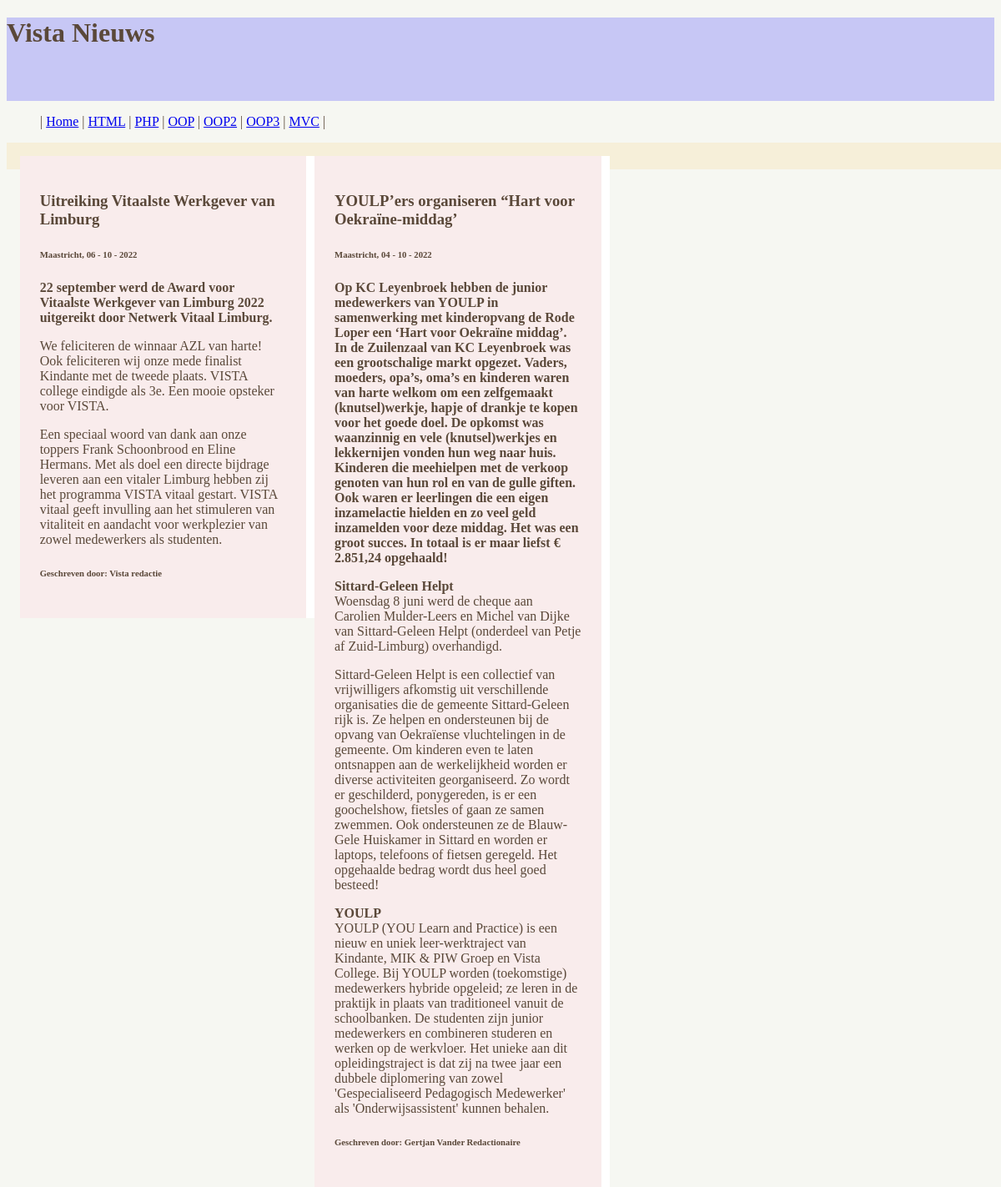
The page /designpatterns/mvc.php on the database its author committed.
### tables this page shows
CREATE TABLE `tb_articles` (
  `id` int(11) NOT NULL,
  `title` varchar(200) NOT NULL,
  `introduction` text NOT NULL,
  `text` text NOT NULL,
  `publishdate` date NOT NULL,
  `status` int(11) NOT NULL,
  `author` varchar(200) NOT NULL
);

### designpatterns/includes/database.inc.php (called while the page is built, shortened)
<?php
	abstract class Database {
		private static function dbConnect() {
            $dbhost		= "localhost";
            $dbname     = "db_newssite";
			$dbuser     = "newssite";
			$dbpass     = 'newssite';
            $charset 	= 'utf8mb4';
            $conn = "mysql:host=" . $dbhost . "; dbname=" . $dbname . ";charset=". $charset;
			$options = [
				PDO::ATTR_ERRMODE            => PDO::ERRMODE_EXCEPTION,
				PDO::ATTR_DEFAULT_FETCH_MODE => PDO::FETCH_ASSOC,
				PDO::ATTR_EMULATE_PREPARES   => false,
			];
			try {
				$pdo = new PDO($conn, $dbuser, $dbpass, $options);
                return $pdo;
			}
			catch (\PDOException $e) {
				throw new \PDOException($e->getMessage(), (int)$e->getCode());
			}
		}
		public static function getData($p_sSql, $p_aData = "", $print=false) {
            $pdo = Database::dbConnect();
			$stmt = $pdo->prepare($p_sSql);
			if(is_array($p_aData)) {
				$stmt->execute($p_aData);
			} else {
				$stmt->execute();
			}
			$result = $stmt->fetchAll();
			return $result;
		}
	}

### designpatterns/mvc/model.php (called while the page is built)
<?php
    require_once("includes/database.inc.php");
    function listAll() {
        $sql = "SELECT * FROM tb_articles
                    WHERE status = ?";
        $data = array('1');
        return Database::getData($sql, $data);
    }

### designpatterns/mvc/controller.php (called while the page is built)
<?php
    require_once("mvc/model.php");
    require_once("mvc/view.php");
function getArticles() {
    $results = listAll();
    $html = createArticle($results);
    return $html;
}

### designpatterns/mvc/view.php (the view)
<?php
function createArticle($aNewsArticles) {
    $sArticle       = "";
    foreach($aNewsArticles as $key => $rArticle) {
        $sTitle         = $rArticle['title'];
        $sIntroduction  = $rArticle['introduction'];
        $sText          = $rArticle['text'];
        $sPublishdate   = $rArticle['publishdate'];
        $sPublishdate   = publishdate($sPublishdate);
        $sAuthor        = $rArticle['author'];
        $sArticle .= <<<ARTICLE
        <article>
            <h3>$sTitle</h3>
            <h6>Maastricht, $sPublishdate</h6>
            <p class='introduction'>
                $sIntroduction
            </p>
            $sText
            <h6>Geschreven door: $sAuthor</h6>
        </article>
        ARTICLE;
    }
    return $sArticle;
}
    function publishdate($p_sDate) {
        $date=date_create($p_sDate);
        return date_format($date,"d - m - Y");
    }

### designpatterns/mvc.php (shortened to what this page needs)
<!DOCTYPE html>
<html lang="nl">
    <head>
        <link rel="stylesheet" href="furniture/styles.css">
    </head>
    <body>
        <header>
            <h1>Vista Nieuws</h1>
        </header>
        <nav>
            <ul>
                <li><a href="index.php">Home</a></li>
                <li><a href="html.php">HTML</a></li>
                <li><a href="php.php">PHP</a></li>
                <li><a href="oop.php">OOP</a></li>
                <li><a href="oop2.php">OOP2</a></li>
                <li><a href="oop3.php">OOP3</a></li>
                <li><a href="mvc.php">MVC</a></li>
            </ul>
        </nav>
        <section>
                <?php
                    require_once("mvc/controller.php");
                    echo getArticles();
                ?>
        </section>
    </body>
</html>

### designpatterns/furniture/styles.css (style rules this page uses)
body { background: rgb(246, 247, 242); color: rgb(90, 72, 57); }
header { width: 100%; height: 100px; background: rgb(199, 199, 245); }
nav ul { list-style: none; }
nav ul li { display: inline; }
nav ul li::after { content: " | "; }
nav ul li:first-child:before { content: ' | '; }
section { width: 100%; height: auto; background: rgb(246, 239, 217); padding: 1em; height: auto; }
article { width: 25%; float: left; margin: 0 auto; padding: 2%; background: rgb(249, 236, 236); border-right: 10px solid white; }
p.introduction { font-weight: bold; }

### rows shown on the page
tb_articles: title "Uitreiking Vitaalste Werkgever van Limburg", publishdate "06 - 10 - 2022", introduction "22 september werd de Award voor Vitaalste Werkgever van Limburg 2022 uitgereikt door Netwerk Vitaal Limburg.", text "We feliciteren de winnaar AZL van harte! Ook feliciteren wij onze mede finalist Kindante met de tweede plaats. VISTA college eindigde als 3e. Een mooie opsteker voor VISTA. Een speciaal woord van dank aan onze toppers Frank Schoonbrood en Eline Hermans. Met als doel een directe bijdrage leveren aan een vitaler Limburg hebben zij het programma VISTA vitaal gestart. VISTA vitaal geeft invulling aan het stimuleren van vitaliteit en aandacht voor werkplezier van zowel medewerkers als studenten.", author "Vista redactie"
tb_articles: title "YOULP’ers organiseren “Hart voor Oekraïne-middag’", publishdate "04 - 10 - 2022", introduction "Op KC Leyenbroek hebben de junior medewerkers van YOULP in samenwerking met kinderopvang de Rode Loper een ‘Hart voor Oekraïne middag’. In de Zuilenzaal van KC Leyenbroek was een grootschalige markt opgezet. Vaders, moeders, opa’s, oma’s en kinderen waren van harte welkom om een zelfgemaakt (knutsel)werkje, hapje of drankje te kopen voor het goede doel. De opkomst was waanzinnig en vele (knutsel)werkjes en lekkernijen vonden hun weg naar huis. Kinderen die meehielpen met de verkoop genoten van hun rol en van de gulle giften. Ook waren er leerlingen die een eigen inzamelactie hielden en zo veel geld inzamelden voor deze middag. Het was een groot succes. In totaal is er maar liefst € 2.851,24…", text "Sittard-Geleen Helpt Woensdag 8 juni werd de cheque aan Carolien Mulder-Leers en Michel van Dijke van Sittard-Geleen Helpt (onderdeel van Petje af Zuid-Limburg) overhandigd. Sittard-Geleen Helpt is een collectief van vrijwilligers afkomstig uit verschillende organisaties die de gemeente Sittard-Geleen rijk is. Ze helpen en ondersteunen bij de opvang van Oekraïense vluchtelingen in de gemeente. Om kinderen even te laten ontsnappen aan de werkelijkheid worden er diverse activiteiten georganiseerd. Zo wordt er geschilderd, ponygereden, is er een goochelshow, fietsles of gaan ze samen zwemmen. Ook ondersteunen ze de Blauw-Gele Huiskamer in Sittard en worden er laptops, telefoons of fietsen…", author "Gertjan Vander Redactionaire"
